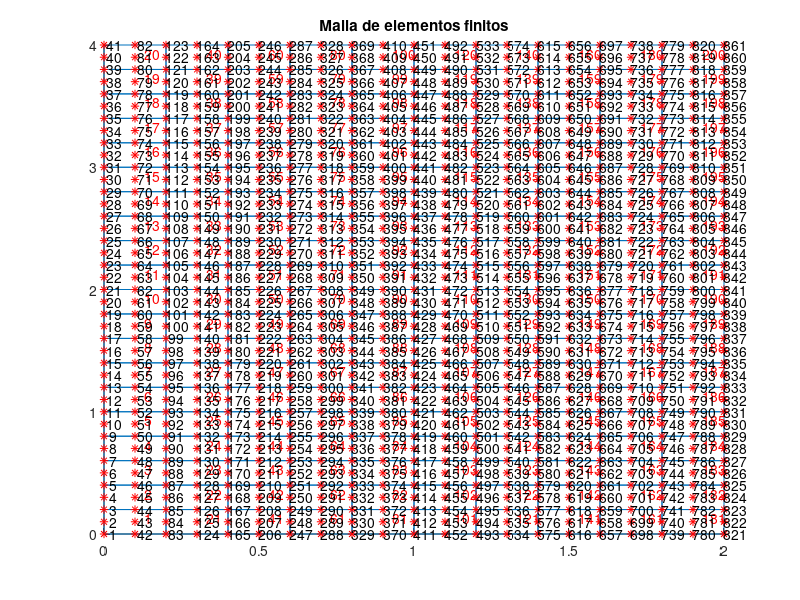

This chart was generated by the following MATLAB code:
% Programa para generar la malla de elementos finitos de una losa de RM con 
% EF QL9

X = 1;
Y = 2;

ancho = 2;
altura = 4;
delta = 0.1;

x = 0:delta:ancho;
y = 0:delta:altura;

[xx, yy] = meshgrid(x,y);

xnod = [xx(:), yy(:)];
nno = size(xnod, 1);

% figure
% hold on;
% plot(xnod(:,X), xnod(:,Y), 'r*');
% text(xnod(:,X), xnod(:,Y), num2str((1:nno)'));

LaG = zeros(10*20, 9);
for i = 1:20
    LaG(i,:) = [1 42 83 84 85 44 3 2 43] + 2*(i-1);
end

k = 21;
for j = 2:10
    for i = 1:20
        LaG(k,:) = LaG(i,:) + 82*(j-1);
        k = k+1;
    end
end
nef = size(LaG,1);

%% Se dibuja la malla de elementos finitos
figure; hold on;
cgx = zeros(1,nef); cgy = zeros(1,nef); % almacena el centro de gravedad
for e = 1:nef
   line(xnod(LaG(e,[1:8 1]),X), xnod(LaG(e,[1:8 1]),Y));
   
   % Calculo la posicion del centro de gravedad del triangulo
   cgx(e) = mean(xnod(LaG(e,:), X));
   cgy(e) = mean(xnod(LaG(e,:), Y));
   h = text(cgx(e)+0.03, cgy(e)+0.03, num2str(e)); set(h,'Color', [1 0 0]);
end
plot(xnod(:,X), xnod(:,Y), 'r*');
text(xnod(:,X), xnod(:,Y), num2str((1:nno)'));
%axis equal tight
title('Malla de elementos finitos');

save malla_losa xnod LaG
disp('xnod y LaG guardados en el archivo malla_losa.mat')
